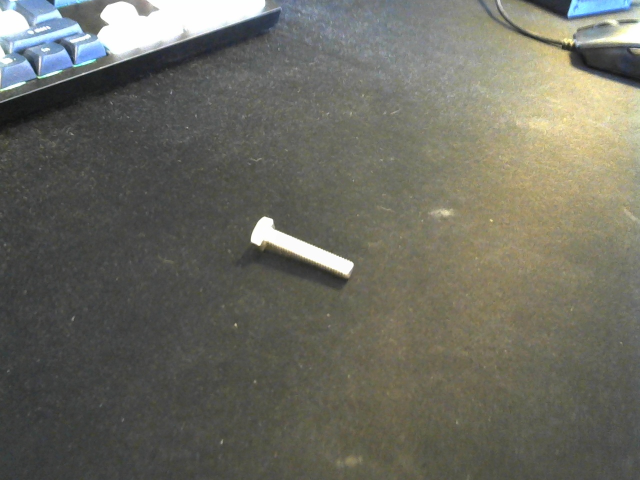
#> input picture dataset/MachineScrew/image_1.jpg, 1280 x 960 px, given in place of imag_1.jpg, which was not available (shown at 1/2 size)
$ python FeatureExtract_test.py
#> lines starting #> are read from the running program, lines starting #| are printed output that depends on the picture; after the words box and inside, x2 and y2 are one past the last pixel; in counts of white or black regions, pixels touching at a corner belong together; long printed decimals are rounded; pictures that were not available may be replaced by others from this repository, and a replacement may not be noted
import os
import cv2
from pathlib import Path
import glob
import numpy as np

import matplotlib.pyplot as plt

# Path to the dataset folder
DataPath = Path('dataset/MachineScrew')

# Count images with specific extensions
image_count = len(list(DataPath.glob("*.jpg"))) + len(list(DataPath.glob("*.png"))) + len(list(DataPath.glob("*.jpeg")))

print(f"Number of images: {image_count}")

#image = cv2.imread('dataset/MachineScrew/image_193.jpg')
image = cv2.imread('examroomdataset/FrenchScrew/imag_1.jpg')
#> image is the input picture: shape (960, 1280, 3); mean B, G, R 97.5, 107.7, 108.1

#im = cv2.cvtColor(image, cv2.COLOR_BGR2GRAY)

#load the image in grayscale
#im = cv2.imread('dataset/MachineScrew/image_193.jpg', cv2.IMREAD_GRAYSCALE)

im = cv2.imread('examroomdataset/FrenchScrew/imag_1.jpg', cv2.IMREAD_GRAYSCALE)
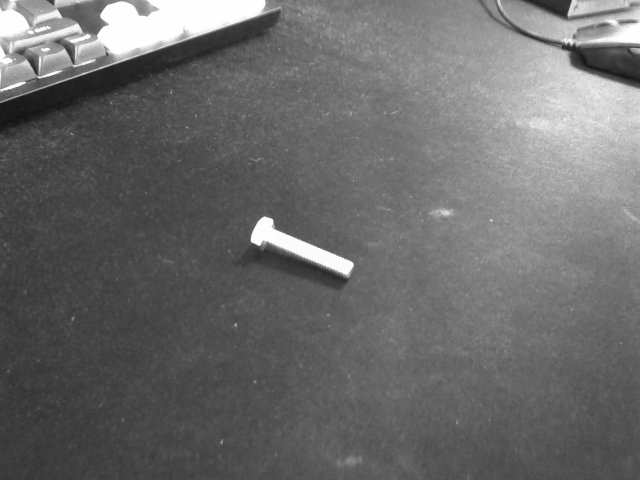
#> im: shape (960, 1280) (shown at 1/2 size); min 11, max 255, mean 106.7


blurred = cv2.GaussianBlur(im, (5, 5), 0)

## different methods of edge detection


# Perform Canny edge detection
edges = cv2.Canny(blurred, 100, 200)
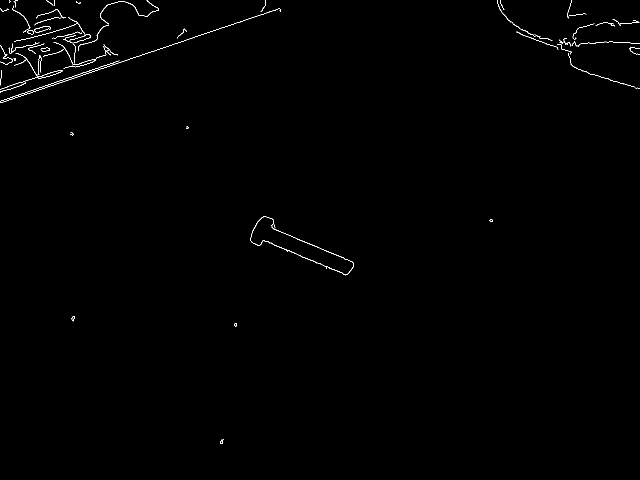
#> edges: shape (960, 1280) (shown at 1/2 size); 0.42% white in thin lines or dots


# Apply binary thresholding
#_, thresh = cv2.threshold(im, 100, 255, cv2.THRESH_BINARY_INV)


# Apply Adaptive Thresholding
#thresh = cv2.adaptiveThreshold(im, 255, cv2.ADAPTIVE_THRESH_GAUSSIAN_C,
#                               cv2.THRESH_BINARY_INV, 135, 8)


#show the thresholded image
plt.imshow(edges, cmap='gray')
plt.title('Thresholded Image')
plt.show()


# Find contours in the image
#contours, _ = cv2.findContours(edges, cv2.RETR_EXTERNAL, cv2.CHAIN_APPROX_SIMPLE)

# Find contours
contours, _ = cv2.findContours(edges, cv2.RETR_EXTERNAL, cv2.CHAIN_APPROX_SIMPLE)
#> contours = 62 contours, 45 with area under 20; largest, box (x1, y1, x2, y2) and area: (138, 68, 182, 87) 305, (31, 106, 125, 162) 266, (68, 52, 102, 65) 217, (501, 433, 708, 551) 152, (55, 60, 68, 69) 72


# Draw the contours on the original image
contoured_image = image.copy()
cv2.drawContours(contoured_image, contours, -1, (0, 255, 0), 2)
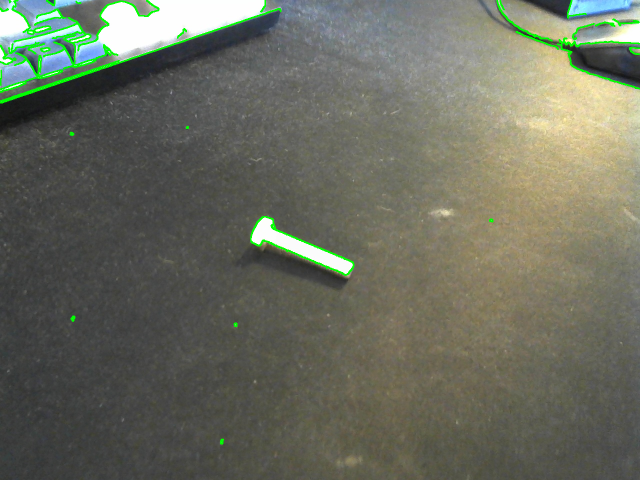
#> contoured_image: shape (960, 1280, 3) (shown at 1/2 size); 1.38% of pixels changed, all inside (x1, y1, x2, y2) = (0, 0, 1280, 889)

# Display the contoured image
plt.imshow(cv2.cvtColor(contoured_image, cv2.COLOR_BGR2RGB))
plt.title('Contours')
plt.show()


# Get the largest contour (which should be the screw)
largest_contour = max(contours, key=cv2.contourArea)
#> largest_contour = contour of 49 points, box (x1, y1, x2, y2) (138, 68, 182, 87), area 305

# Get the rotated bounding box (angle of rotation)
rect = cv2.minAreaRect(largest_contour)
#> rect = ((159.7, 77.06), (44.33, 10.07), -17.1)
angle = rect[2]
#> angle = -17.1

#dimensions of the bounding box
width, height = rect[1]
#> width = 44.33; height = 10.07
print(f"Width: {width}, Height: {height}")
#| Width: 44.333, Height: 10.072
#aspect ratio of the bounding box as the longest side divided by the shortest side
aspect_ratio = max(width, height) / min(width, height)
#> aspect_ratio = 4.4
print(f"Aspect Ratio: {aspect_ratio}")
#| Aspect Ratio: 4.401

#show the bounding box on the image
box = cv2.boxPoints(rect)
#> box = [[140, 88.39], [137, 78.77], [179.4, 65.73], [182.3, 75.36]]
box = np.int0(box)
#> box = [[139, 88], [137, 78], [179, 65], [182, 75]]

bounding_box_image = image.copy()
cv2.drawContours(bounding_box_image, [box], 0, (0, 255, 0), 2)
#> bounding_box_image: shape (960, 1280, 3); 0.02% of pixels changed, all inside (x1, y1, x2, y2) = (136, 64, 184, 90)
plt.imshow(cv2.cvtColor(bounding_box_image, cv2.COLOR_BGR2RGB))
plt.title('Rotated Bounding Box')
plt.show()

$ run again, on dataset/MachineScrew/image_126.jpg
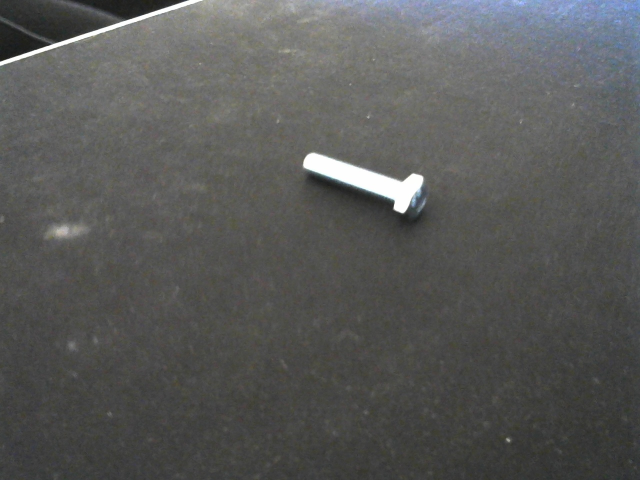
#> input picture dataset/MachineScrew/image_126.jpg, 1280 x 960 px, given in place of imag_1.jpg, which was not available (shown at 1/2 size)
#> image is the input picture: shape (960, 1280, 3); mean B, G, R 88, 89.4, 88.7
#> `edges = cv2.Canny(blurred, 100, 200)`:
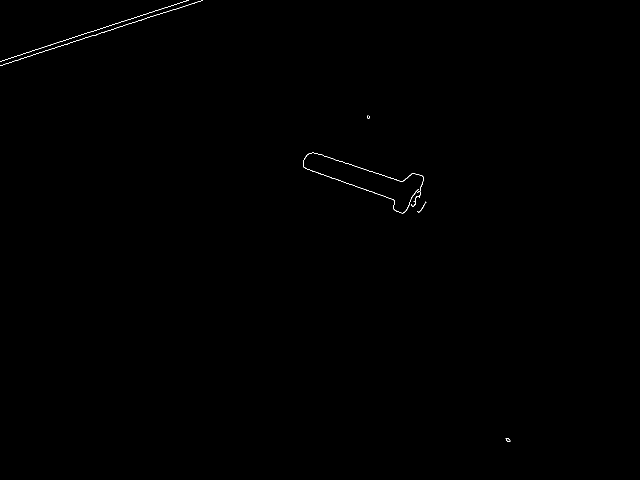
#> edges: shape (960, 1280) (shown at 1/2 size); 0.13% white in thin lines or dots, all inside (x1, y1, x2, y2) = (0, 0, 1021, 884)
#> contours = 7 contours, 4 with area under 20; largest, box (x1, y1, x2, y2) and area: (606, 305, 847, 427) 90, (1011, 876, 1021, 884) 42, (0, 0, 405, 132) 24
#> contoured_image: shape (960, 1280, 3); 0.45% of pixels changed, all inside (x1, y1, x2, y2) = (0, 0, 1022, 885)
#> largest_contour = contour of 693 points, box (x1, y1, x2, y2) (606, 305, 847, 427), area 90
#> rect = ((721.1, 362.6), (83.19, 242.1), -75.96)
#> angle = -75.96
#> width = 83.19; height = 242.1
#| Width: 83.190, Height: 242.051
#> aspect_ratio = 2.91
#| Aspect Ratio: 2.910
#> `box = cv2.boxPoints(rect)`: box = [[828.4, 432.4], [593.6, 373.6], [613.8, 292.9], [848.6, 351.6]]
#> `box = np.int0(box)`: box = [[828, 432], [593, 373], [613, 292], [848, 351]]
#> `cv2.drawContours(bounding_box_image, [box], 0, (0, 255, 0), 2)`:
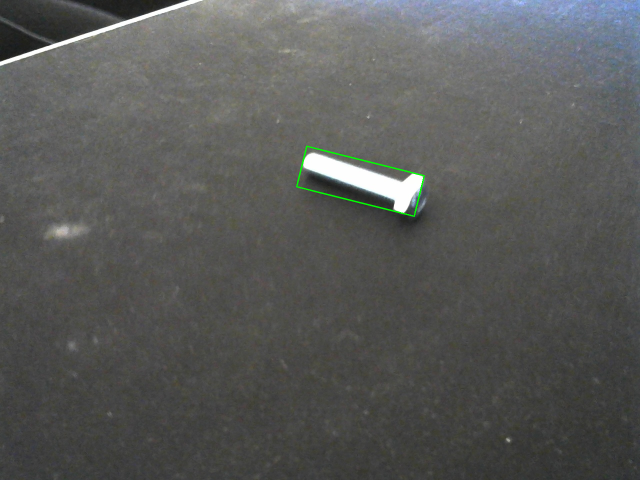
#> bounding_box_image: shape (960, 1280, 3) (shown at 1/2 size); 0.15% of pixels changed, all inside (x1, y1, x2, y2) = (592, 291, 850, 434)

$ run again, on dataset/MachineScrew/image_129.jpg
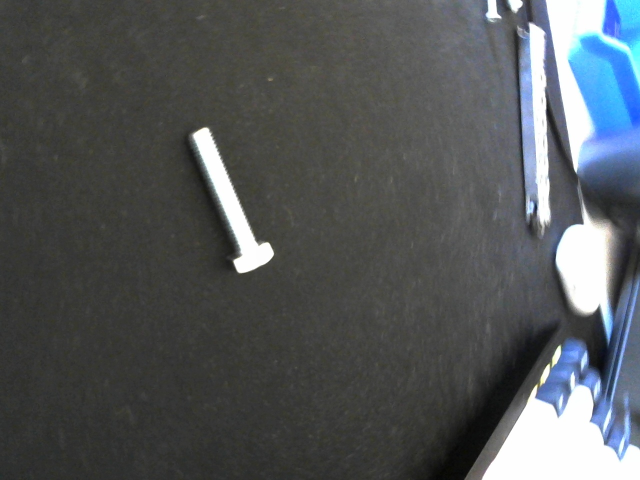
#> input picture dataset/MachineScrew/image_129.jpg, 1280 x 960 px, given in place of imag_1.jpg, which was not available (shown at 1/2 size)
#> image is the input picture: shape (960, 1280, 3); mean B, G, R 89.2, 87.3, 83.3
#> `edges = cv2.Canny(blurred, 100, 200)`:
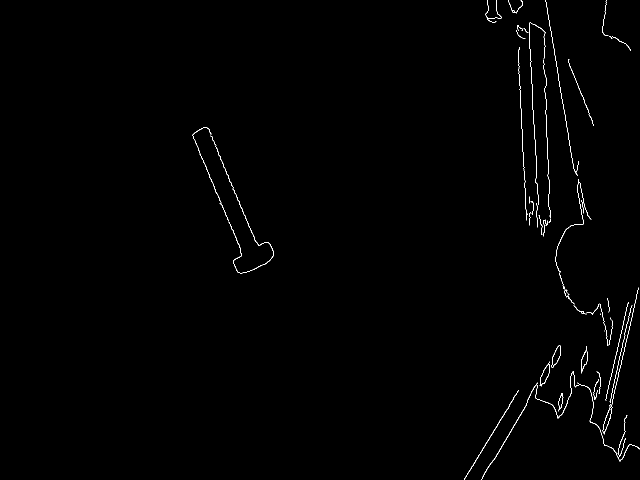
#> edges: shape (960, 1280) (shown at 1/2 size); 0.54% white in thin lines or dots, all inside (x1, y1, x2, y2) = (385, 0, 1280, 960)
#> contours = 58 contours, 45 with area under 20; largest, box (x1, y1, x2, y2) and area: (963, 743, 1146, 960) 140, (421, 272, 548, 547) 140, (928, 780, 1037, 960) 102, (385, 255, 458, 443) 66, (1154, 765, 1280, 923) 54
#> contoured_image: shape (960, 1280, 3); 1.74% of pixels changed, all inside (x1, y1, x2, y2) = (384, 0, 1280, 960)
#> largest_contour = contour of 520 points, box (x1, y1, x2, y2) (963, 743, 1146, 960), area 140
#> rect = ((1063.9, 856.7), (278, 76.32), -60.06)
#> angle = -60.06
#> width = 278; height = 76.32
#| Width: 278.009, Height: 76.317
#> aspect_ratio = 3.64
#| Aspect Ratio: 3.643
#> `box = cv2.boxPoints(rect)`: box = [[1027.6, 996.2], [961.4, 958.1], [1100.2, 717.2], [1166.3, 755.3]]
#> `box = np.int0(box)`: box = [[1027, 996], [961, 958], [1100, 717], [1166, 755]]
#> `cv2.drawContours(bounding_box_image, [box], 0, (0, 255, 0), 2)`:
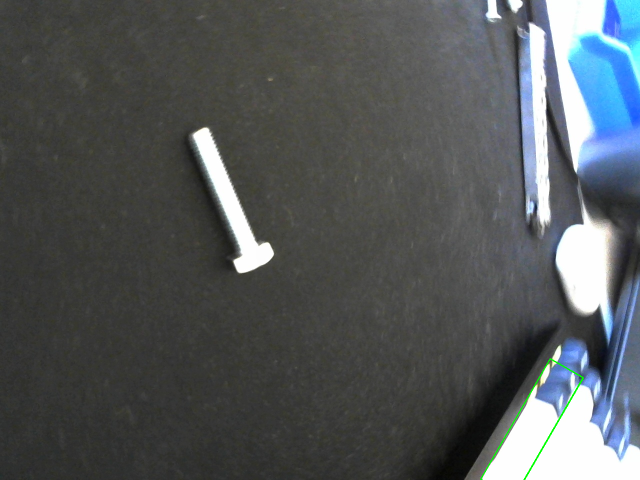
#> bounding_box_image: shape (960, 1280, 3) (shown at 1/2 size); 0.14% of pixels changed, all inside (x1, y1, x2, y2) = (960, 716, 1168, 960)
